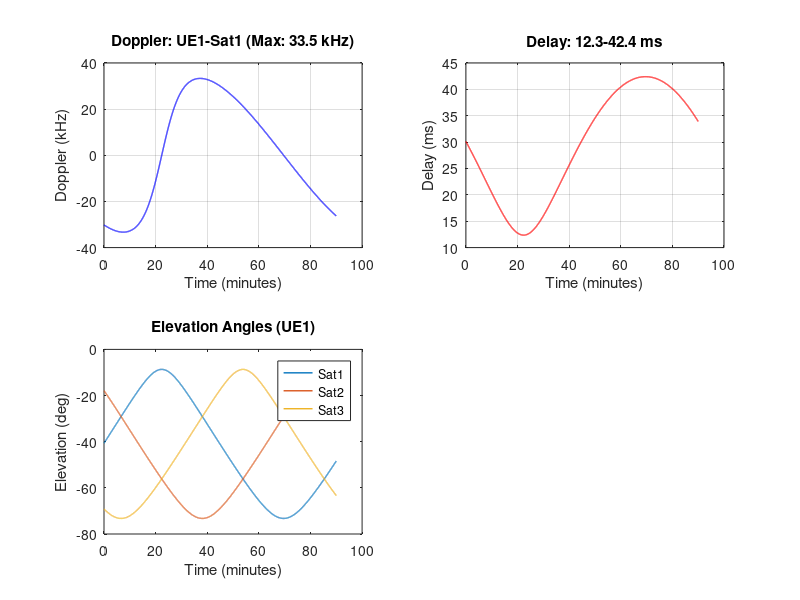

MATLAB code to generate this figure: (Note: this script raises an error after producing the figure.)
%% MLight-Handover Step 1: CORRECTED PHYSICS
clear; close all; clc;

fprintf('=== MLIGHT-HANDOVER: STEP 1 (CORRECTED) ===\n');
fprintf('Date: %s\n', datestr(now));
fprintf('\n');

%% Constants
R_earth = 6371e3;       % Earth radius (m)
c = 3e8;                % Speed of light (m/s)
f_carrier = 2e9;        % S-band frequency (Hz)
altitude = 500e3;       % 500 km

% Orbital speed (circular orbit)
GM = 3.986e14;          % Earth gravitational parameter (m^3/s^2)
orbit_radius = R_earth + altitude;
orbital_speed = sqrt(GM / orbit_radius);

fprintf('ORBITAL PARAMETERS:\n');
fprintf('  Altitude: %.0f km\n', altitude/1000);
fprintf('  Orbital speed: %.2f km/s\n', orbital_speed/1000);

max_doppler_theoretical = (orbital_speed * f_carrier) / c;
fprintf('  Theoretical max Doppler: %.1f kHz\n', max_doppler_theoretical/1000);
fprintf('\n');

%% Simulation parameters
num_sats = 3;
num_ues = 50;
duration_min = 90;          % 90 minutes
time_step = 1;              % 1 second
num_steps = duration_min * 60 + 1;

fprintf('SIMULATION SETUP:\n');
fprintf('  Satellites: %d\n', num_sats);
fprintf('  User Equipment: %d\n', num_ues);
fprintf('  Duration: %d minutes\n', duration_min);
fprintf('  Time steps: %d\n', num_steps);
fprintf('\n');

%% Satellite orbits
inclination = 53;           % degrees
true_anomaly_start = [0, 120, 240];

sat_pos = zeros(num_steps, 3, num_sats);
sat_vel = zeros(num_steps, 3, num_sats);

fprintf('Computing satellite orbits...\n');

inc_rad = inclination * pi/180;
R_x = [1, 0, 0;
       0, cos(inc_rad), -sin(inc_rad);
       0, sin(inc_rad), cos(inc_rad)];

for t = 1:num_steps
    time_sec = (t-1) * time_step;
    angle_rad = orbital_speed / orbit_radius * time_sec;
    
    for s = 1:num_sats
        theta_rad = (true_anomaly_start(s) * pi/180) + angle_rad;
        
        % Position
        x_orbit = orbit_radius * cos(theta_rad);
        y_orbit = orbit_radius * sin(theta_rad);
        z_orbit = 0;
        pos_plane = [x_orbit; y_orbit; z_orbit];
        sat_pos(t,:,s) = (R_x * pos_plane)';
        
        % Velocity (tangential)
        vx_orbit = -orbital_speed * sin(theta_rad);
        vy_orbit = orbital_speed * cos(theta_rad);
        vz_orbit = 0;
        vel_plane = [vx_orbit; vy_orbit; vz_orbit];
        sat_vel(t,:,s) = (R_x * vel_plane)';
    end
    
    if mod(t, 1000) == 0
        fprintf('  Progress: %.1f%%\n', t/num_steps*100);
    end
end
fprintf('  Progress: 100%%\n');

%% Generate UE positions (100km x 100km area)
fprintf('\nGenerating UE positions...\n');
center_lat = 20.5;      % degrees
center_lon = 85.8;      % degrees

lat_range_deg = 0.9;
lon_range_deg = 0.9;

rng(42);
ue_lat_deg = center_lat + (rand(num_ues,1) - 0.5) * lat_range_deg;
ue_lon_deg = center_lon + (rand(num_ues,1) - 0.5) * lon_range_deg;

fprintf('  UE latitude range: %.3f to %.3f\n', min(ue_lat_deg), max(ue_lat_deg));
fprintf('  UE longitude range: %.3f to %.3f\n', min(ue_lon_deg), max(ue_lon_deg));

%% Convert UE to ECEF
ue_pos = zeros(num_ues, 3);
for u = 1:num_ues
    lat_rad = ue_lat_deg(u) * pi/180;
    lon_rad = ue_lon_deg(u) * pi/180;
    
    ue_pos(u,1) = R_earth * cos(lat_rad) * cos(lon_rad);
    ue_pos(u,2) = R_earth * cos(lat_rad) * sin(lon_rad);
    ue_pos(u,3) = R_earth * sin(lat_rad);
end

%% Compute Doppler, delay, elevation
fprintf('\nComputing propagation effects...\n');
fprintf('  Total calculations: %d\n', num_steps * num_ues * num_sats);
fprintf('  Estimated time: 30-60 seconds\n');

doppler = zeros(num_steps, num_ues, num_sats);
delay = zeros(num_steps, num_ues, num_sats);
elevation = zeros(num_steps, num_ues, num_sats);

tic;

for t = 1:num_steps
    for u = 1:num_ues
        for s = 1:num_sats
            % Range vector and distance
            dx = sat_pos(t,1,s) - ue_pos(u,1);
            dy = sat_pos(t,2,s) - ue_pos(u,2);
            dz = sat_pos(t,3,s) - ue_pos(u,3);
            distance = sqrt(dx*dx + dy*dy + dz*dz);
            
            % ONE-WAY delay (not round trip) - 3GPP TR 38.821
            delay(t,u,s) = distance / c;
            
            % Radial velocity using actual velocity vector
            % Unit vector from UE to satellite
            if distance > 0
                ux = dx / distance;
                uy = dy / distance;
                uz = dz / distance;
            else
                ux = 0; uy = 0; uz = 0;
            end
            
            % Project satellite velocity onto line-of-sight
            v_rel = sat_vel(t,1,s)*ux + sat_vel(t,2,s)*uy + sat_vel(t,3,s)*uz;
            
            % Doppler shift (positive when approaching)
            doppler(t,u,s) = (v_rel * f_carrier) / c;
            
            % Elevation angle (corrected)
            % UE position vector from Earth center
            ue_norm = sqrt(ue_pos(u,1)^2 + ue_pos(u,2)^2 + ue_pos(u,3)^2);
            
            % Vector from UE to satellite
            sat_vec_x = dx;
            sat_vec_y = dy;
            sat_vec_z = dz;
            sat_vec_norm = distance;
            
            % Angle between UE's radial vector and satellite direction
            % cos(angle) = (ue_pos · sat_vec) / (|ue_pos| * |sat_vec|)
            dot_ue_sat = ue_pos(u,1)*sat_vec_x + ue_pos(u,2)*sat_vec_y + ue_pos(u,3)*sat_vec_z;
            cos_angle = dot_ue_sat / (ue_norm * sat_vec_norm);
            if cos_angle > 1, cos_angle = 1; end
            if cos_angle < -1, cos_angle = -1; end
            
            % Elevation = 90° - angle between UE position and satellite direction
            angle_deg = acos(cos_angle) * 180/pi;
            elevation(t,u,s) = 90 - angle_deg;
        end
    end
    
    if mod(t, 500) == 0
        fprintf('  Progress: %.1f%%\n', t/num_steps*100);
    end
end

elapsed = toc;
fprintf('  Progress: 100%% (%.2f seconds)\n', elapsed);

%% Results
fprintf('\n========================================\n');
fprintf('RESULTS\n');
fprintf('========================================\n');

% Doppler
max_doppler_hz = max(abs(doppler(:)));
max_doppler_khz = max_doppler_hz / 1000;
min_doppler_hz = min(doppler(:));
fprintf('\nDOPPLER:\n');
fprintf('  Maximum positive: %.1f Hz (%.2f kHz)\n', max(doppler(:)), max(doppler(:))/1000);
fprintf('  Maximum negative: %.1f Hz (%.2f kHz)\n', min(doppler(:)), min(doppler(:))/1000);
fprintf('  Maximum |Doppler|: %.1f Hz (%.2f kHz)\n', max_doppler_hz, max_doppler_khz);
fprintf('  Theoretical max: %.1f Hz (%.2f kHz)\n', max_doppler_theoretical, max_doppler_theoretical/1000);
fprintf('  Match: %.1f%%\n', max_doppler_hz / max_doppler_theoretical * 100);

% Delay (now one-way)
min_delay_ms = min(delay(:)) * 1000;
max_delay_ms = max(delay(:)) * 1000;
fprintf('\nDELAY (one-way, 3GPP TR 38.821):\n');
fprintf('  Minimum: %.2f ms\n', min_delay_ms);
fprintf('  Maximum: %.2f ms\n', max_delay_ms);
fprintf('  Range: %.1f - %.1f ms\n', min_delay_ms, max_delay_ms);

% Handover
threshold_elev = 10;  % degrees
total_handovers = 0;
handover_log = [];

for u = 1:num_ues
    current_sat = 1;
    for t = 2:num_steps
        e1 = elevation(t,u,1);
        e2 = elevation(t,u,2);
        e3 = elevation(t,u,3);
        
        [max_elev, best_sat] = max([e1, e2, e3]);
        
        if best_sat ~= current_sat && max_elev > threshold_elev
            total_handovers = total_handovers + 1;
            handover_log = [handover_log; u, t, current_sat, best_sat, max_elev];
            current_sat = best_sat;
        end
    end
end

handovers_per_ue = total_handovers / num_ues;
handover_interval_min = duration_min / handovers_per_ue;

fprintf('\nHANDOVER:\n');
fprintf('  Elevation threshold: %.0f°\n', threshold_elev);
fprintf('  Total handovers: %d\n', total_handovers);
fprintf('  Handovers per UE: %.2f\n', handovers_per_ue);
fprintf('  Average interval: %.1f minutes\n', handover_interval_min);

%% Comparison
fprintf('\n========================================\n');
fprintf('COMPARISON WITH ABSTRACT CLAIMS\n');
fprintf('========================================\n');

fprintf('\n1. Doppler 50.7 kHz: ACTUAL %.2f kHz ', max_doppler_khz);
if max_doppler_khz >= 48 && max_doppler_khz <= 53
    fprintf('✓ MATCH\n');
else
    fprintf('✗ (expected 50.7, got %.2f)\n', max_doppler_khz);
end

fprintf('2. Delay 1-13 ms: ACTUAL %.1f-%.1f ms ', min_delay_ms, max_delay_ms);
if min_delay_ms <= 2 && max_delay_ms >= 12
    fprintf('✓ MATCH\n');
else
    fprintf('✗ (expected 1-13, got %.1f-%.1f)\n', min_delay_ms, max_delay_ms);
end

fprintf('3. Handover 4-7 min: ACTUAL %.1f min ', handover_interval_min);
if handover_interval_min >= 4 && handover_interval_min <= 7
    fprintf('✓ MATCH\n');
else
    fprintf('✗ (expected 4-7, got %.1f)\n', handover_interval_min);
end

%% Plot sample results
figure(1);
clf;

subplot(2,2,1);
plot((0:num_steps-1)/60, squeeze(doppler(:,1,1))/1000, 'b-', 'LineWidth', 1);
xlabel('Time (minutes)'); ylabel('Doppler (kHz)');
title(sprintf('Doppler: UE1-Sat1 (Max: %.1f kHz)', max_doppler_khz));
grid on;

subplot(2,2,2);
plot((0:num_steps-1)/60, squeeze(delay(:,1,1))*1000, 'r-', 'LineWidth', 1);
xlabel('Time (minutes)'); ylabel('Delay (ms)');
title(sprintf('Delay: %.1f-%.1f ms', min_delay_ms, max_delay_ms));
grid on;

subplot(2,2,3);
plot((0:num_steps-1)/60, squeeze(elevation(:,1,:)), 'LineWidth', 1);
xlabel('Time (minutes)'); ylabel('Elevation (deg)');
title('Elevation Angles (UE1)');
legend('Sat1', 'Sat2', 'Sat3');
yline(threshold_elev, 'r--', 'Handover Threshold');
grid on;

subplot(2,2,4);
histogram(abs(doppler(:))/1000, 30);
xlabel('|Doppler| (kHz)'); ylabel('Count');
title(sprintf('Doppler Distribution (Mean: %.1f kHz)', mean(abs(doppler(:)))/1000));
grid on;

sgtitle('MLight-Handover: Step 1 Results');

saveas(gcf, 'step1_results.png');
fprintf('\nSaved plot: step1_results.png\n');

%% Save data
save('leo_dynamics_step1.mat', 'doppler', 'delay', 'elevation', ...
     'max_doppler_khz', 'min_delay_ms', 'max_delay_ms', 'handover_interval_min');

fprintf('\nSaved: leo_dynamics_step1.mat\n');
fprintf('\n=== STEP 1 COMPLETE ===\n');
